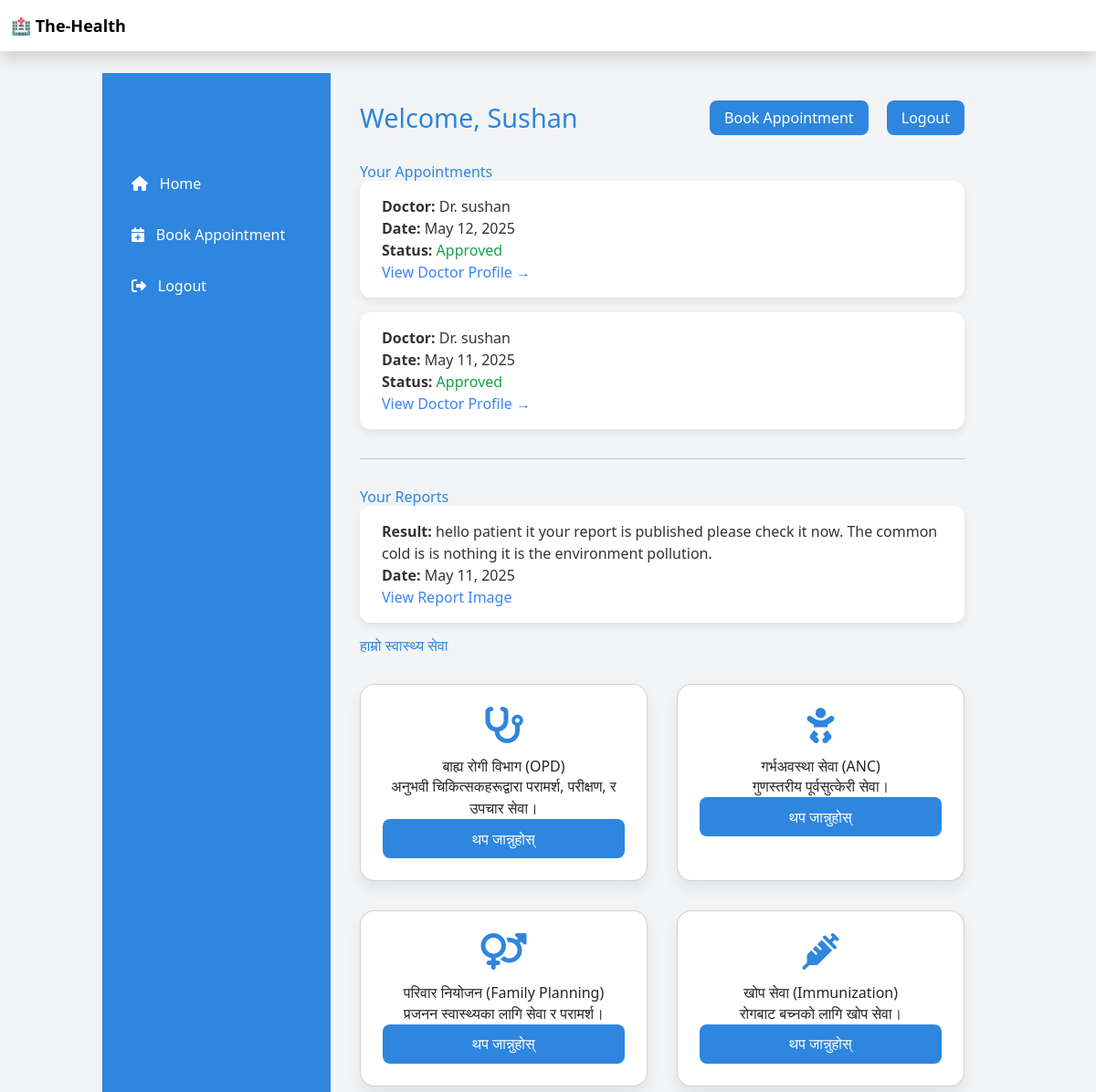
Page /accounts/patient/dashboard/ (signed in, upper part) on the earlier database version.
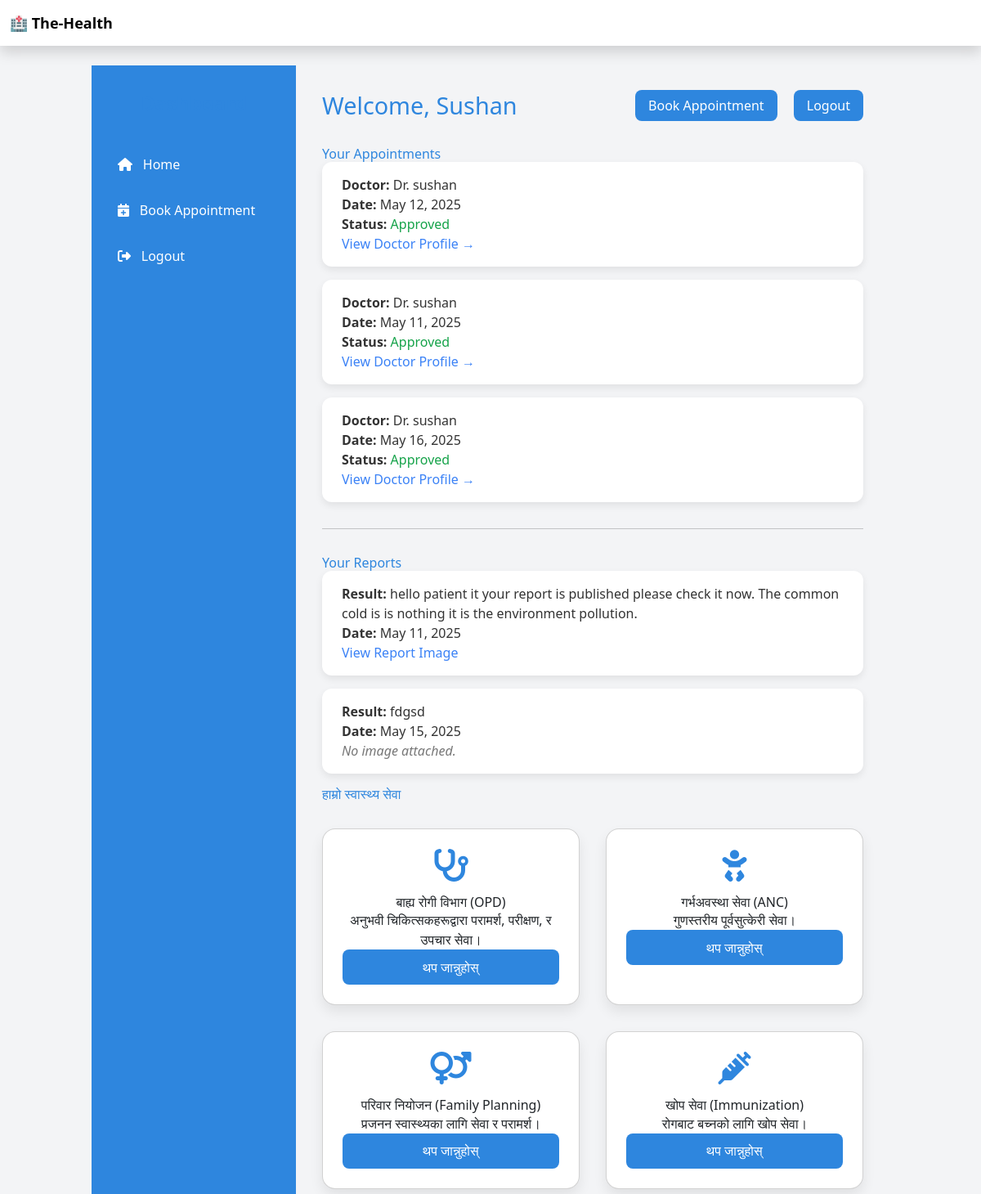
Same page on the later database version.
### accounts/models.py (models this page shows, shortened)
class Appointment(models.Model):
    patient = models.ForeignKey(Customuser, on_delete=models.CASCADE, related_name='patient_appointments')
    doctor = models.ForeignKey(Customuser, on_delete=models.CASCADE, related_name='doctor_appointments')
    appointment_date = models.DateField()
    description = models.TextField()
    is_approved = models.BooleanField(default=False)

class Customuser(AbstractBaseUser):
    phone_number = models.CharField(max_length=50, unique=True)
    first_name = models.CharField(max_length=50)
    is_superuser = models.BooleanField(default=False)
    is_patient = models.BooleanField(default=False)
    is_doctor =  models.BooleanField(default=False)
    role = models.CharField(max_length=50)
    is_staff = models.BooleanField(default=False)
    is_active = models.BooleanField(default=True)
    is_admin = models.BooleanField(default=False)
    objects = MyUserManager()
    USERNAME_FIELD = "phone_number"
    REQUIRED_FIELDS = ["first_name"]

class Report(models.Model):
    doctorprofile = models.ForeignKey(DoctorProfile, on_delete=models.CASCADE, null= True, blank=True)
    patientprofle = models.ForeignKey(PatientProfile, on_delete=models.CASCADE, blank=True, null= True)
    report_result = models.TextField(null=True, blank=True)
    report_date = models.DateField(null= True, blank=True)
    report_images = models.ImageField(upload_to='report', null= True, blank=True)

### accounts/views/patient_views.py (the view)
# urls.py: path('patient/dashboard/',patientdashboardview.as_view(), name='patient_dashboard'),
class patientdashboardview(IsPatientMixin, ListView):
    model = Appointment
    template_name = 'accounts/patient_dashboard.html'
    def get_queryset(self):
        return Appointment.objects.filter(patient = self.request.user)
    def get_context_data(self, **kwargs):
        context = super().get_context_data(**kwargs)
        context['patient_report'] = Report.objects.select_related('patientprofle').filter(patientprofle__user = self.request.user)
        return context

### accounts/mixins.py (called while the page is built)
    def test_func(self):
        return self.request.user.is_authenticated and hasattr(self.request.user, 'is_patient') and self.request.user.is_patient

### accounts/templates/accounts/patient_dashboard.html (shortened to what this page needs)
{% extends 'accounts/base.html' %}
{% load static %}
{% block extra_css %}
<link rel="stylesheet" href="https://cdnjs.cloudflare.com/ajax/libs/font-awesome/6.5.0/css/all.min.css">
{% endblock %}
{% block content %}
<div class="dashboard-wrapper">
  <aside class="sidebar">
    <h2>Dashboard</h2>
    <a href="{% url 'patient_dashboard' %}"><i class="fas fa-home"></i> Home</a>
    <a href="{% url 'patient_appoint' %}"><i class="fas fa-calendar-plus"></i> Book Appointment</a>
    <a href="{% url 'patient_logout' %}"><i class="fas fa-sign-out-alt"></i> Logout</a>
  </aside>
  <main class="main-content">
    <div class="dashboard-header">
      <h1>Welcome, {{ request.user.first_name }}</h1>
      <div class="actions">
        <a href="{% url 'patient_appoint' %}">Book Appointment</a>
        <a href="{% url 'patient_logout' %}">Logout</a>
      </div>
    </div>
    <h2>Your Appointments</h2>
    {% if object_list %}
      {% for appoint in object_list %}
        <div class="appointment">
          <p><strong>Doctor:</strong> {{ appoint.doctor.first_name }}</p>
          <p><strong>Date:</strong> {{ appoint.appointment_date }}</p>
          <p><strong>Status:</strong>
            {% if appoint.is_approved %}
              <span class="text-green-600 font-medium">Approved</span>
            {% else %}
              <span class="text-yellow-500 font-medium">Pending</span>
            {% endif %}
          </p>
          {% if appoint.doctor.is_doctor and appoint.doctor.doctorprofile %}
            <a href="{% url 'doctor_details' appoint.doctor.doctorprofile.pk %}" class="text-blue-500 hover:underline">View Doctor Profile →</a>
          {% endif %}
        </div>
      {% endfor %}
    {% else %}
      <p class="no-data">No appointments found.</p>
    {% endif %}
    <hr class="my-8">
    <h2>Your Reports</h2>
    {% if patient_report %}
      {% for report in patient_report %}
        <div class="report">
          <p><strong>Result:</strong> {{ report.report_result }}</p>
          <p><strong>Date:</strong> {{ report.report_date }}</p>
          {% if report.report_images %}
            <a href="{{ report.report_images.url }}" target="_blank" class="text-blue-500">View Report Image</a>
          {% else %}
            <p class="no-data">No image attached.</p>
          {% endif %}
        </div>
      {% endfor %}
    {% else %}
      <p class="no-data">No reports available.</p>
    {% endif %}
    <h2>हाम्रो स्वास्थ्य सेवा</h2>
    <div class="services-grid">
      <div class="card">
        <i class="fas fa-stethoscope"></i>
        <h3>बाह्य रोगी विभाग (OPD)</h3>
        <p>अनुभवी चिकित्सकहरूद्वारा परामर्श, परीक्षण, र उपचार सेवा।</p>
        <button><a href="{% url 'service_detail' service_slug='opd' %}" class="text-white">थप जान्नुहोस्</a></button>
      </div>
      <div class="card">
        <i class="fas fa-baby"></i>
        <h3>गर्भअवस्था सेवा (ANC)</h3>
        <p>गुणस्तरीय पूर्वसुत्केरी सेवा।</p>
        <button><a href="{% url 'service_detail' service_slug='anc' %}" class="text-white">थप जान्नुहोस्</a></button>
      </div>
      <div class="card">
        <i class="fas fa-venus-mars"></i>
        <h3>परिवार नियोजन (Family Planning)</h3>
        <p>प्रजनन स्वास्थ्यका लागि सेवा र परामर्श।</p>
        <button><a href="{% url 'service_detail' service_slug='family-planning' %}" class="text-white">थप जान्नुहोस्</a></button>
      </div>
      <div class="card">
        <i class="fas fa-syringe"></i>
        <h3>खोप सेवा (Immunization)</h3>
        <p>रोगबाट बच्नको लागि खोप सेवा।</p>
        <button><a href="{% url 'service_detail' service_slug='immunization' %}" class="text-white">थप जान्नुहोस्</a></button>
      </div>
    </div>
  </main>
</div>
{% endblock %}

Differences in the rows shown:
added Appointment: doctor.first_name "Dr. sushan", appointment_date "May 16, 2025", is_approved "Approved", shows "View Doctor Profile →"
added Report: report_result "fdgsd", report_date "May 15, 2025", report_images "No image attached."
